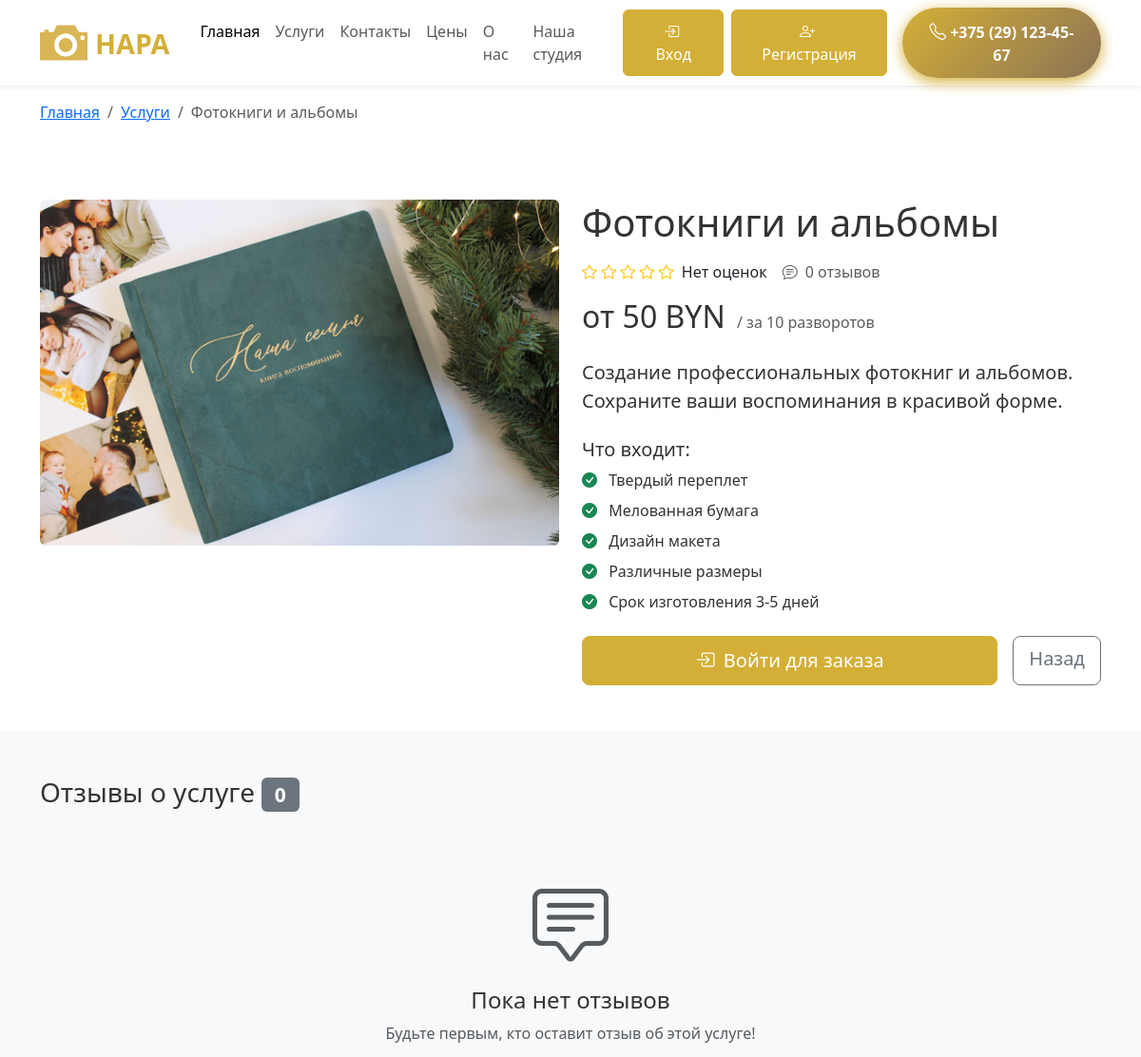
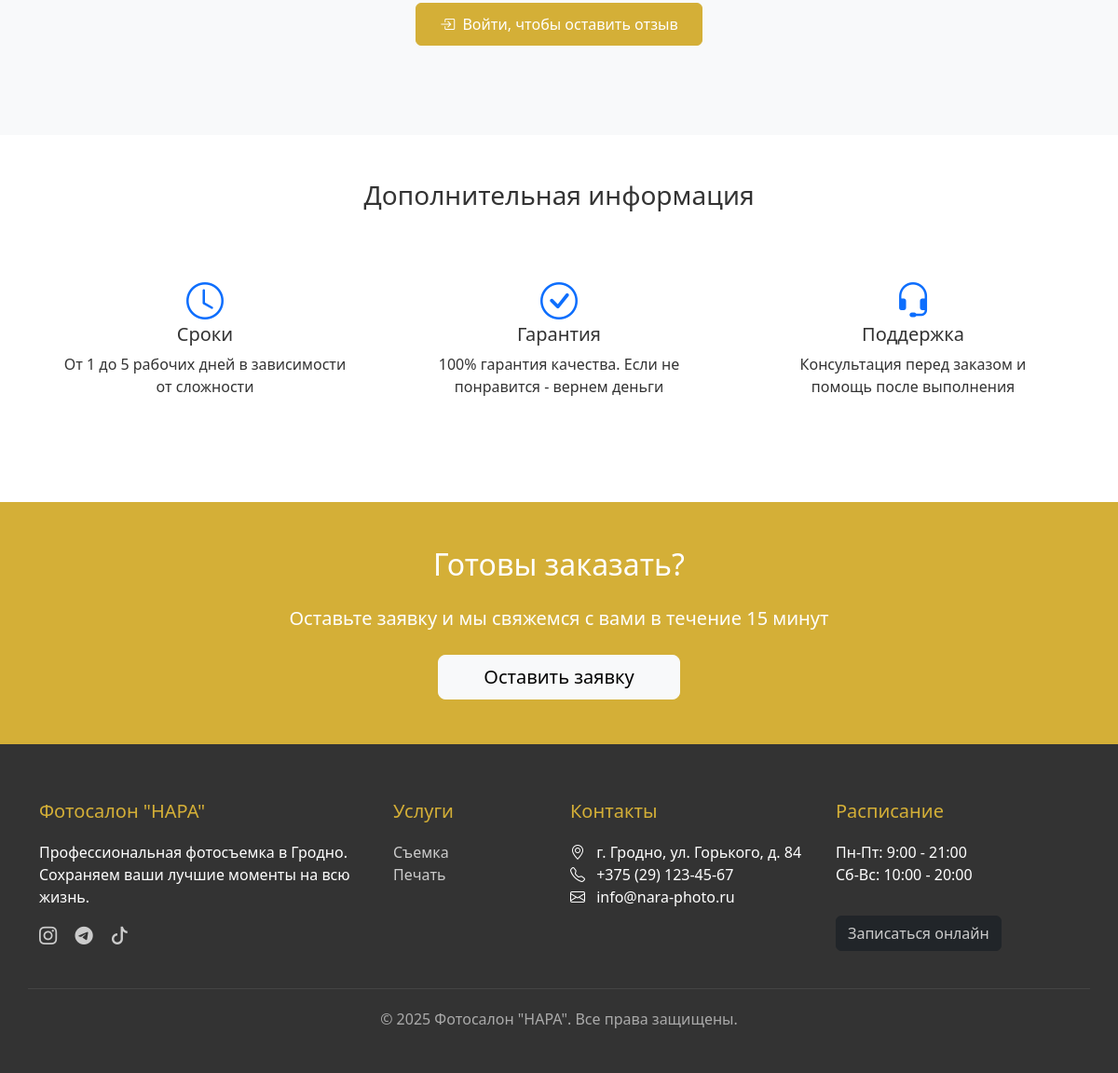
The page /service/3 on the database its author committed (2 pictures, top to bottom).
### models.py (models this page shows, shortened)
class Service(db.Model):
    __tablename__ = 'services'
    id = db.Column(db.Integer, primary_key=True)
    title = db.Column(db.String(100), nullable=False)
    category = db.Column(db.String(50), nullable=False)  # 'printing', 'photo_session', 'special_offers'
    subcategory = db.Column(db.String(50))  # Для дополнительной фильтрации
    price_from = db.Column(db.String(20))
    price_period = db.Column(db.String(50))
    image_url = db.Column(db.String(200))
    features = db.Column(db.Text)
    description = db.Column(db.Text)
    order_button_text = db.Column(db.String(50), default="Заказать")
    is_popular = db.Column(db.Boolean, default=False)
    price_value = db.Column(db.Float)  # Для сортировки по цене
    created_at = db.Column(db.DateTime, default=datetime.now)

### app.py (the view)
@app.route("/service/<int:service_id>")
def service_detail(service_id):
    service = Service.query.get_or_404(service_id)
    reviews = (
        Review.query.filter_by(service_id=service_id)
        .order_by(desc(Review.created_at))
        .all()
    )
    return render_template("service_detail.html", service=service, reviews=reviews)

### app.py (called while the page is built)
@app.context_processor
def utility_processor():
    return {'datetime': datetime}

### templates/service_detail.html (shortened to what this page needs)
{% extends 'base.html' %}
{% block main %}
<div class="container py-3">
  <nav aria-label="breadcrumb">
    <ol class="breadcrumb">
      <li class="breadcrumb-item">
        <a href="{{ url_for('index') }}">Главная</a>
      </li>
      <li class="breadcrumb-item">
        <a href="{{ url_for('price') }}">Услуги</a>
      </li>
      <li class="breadcrumb-item active">{{ service.title }}</li>
    </ol>
  </nav>
</div>
<section class="py-5">
  <div class="container">
    <div class="row">
      <div class="col-lg-6">
        <img
          src="{{ url_for('static', filename=service.image_url) }}"
          alt="{{ service.title }}"
          class="img-fluid rounded"
        />
      </div>
      <div class="col-lg-6 mt-4 mt-lg-0">
        <h1 class="mb-3">{{ service.title }}</h1>
        <div class="d-flex align-items-center mb-3">
          <div class="text-warning me-2">
            {% if reviews|length > 0 %}
              {% set avg_rating = (reviews|map(attribute='rating')|sum / reviews|length)|round(1) %}
              {% for i in range(5) %}
                {% if i < avg_rating|int %}
                  <i class="bi bi-star-fill"></i>
                {% elif i < avg_rating and avg_rating % 1 >= 0.5 %}
                  <i class="bi bi-star-half"></i>
                {% else %}
                  <i class="bi bi-star"></i>
                {% endif %}
              {% endfor %}
              <span class="text-dark ms-1">{{ avg_rating }}</span>
            {% else %}
              {% for i in range(5) %}
                <i class="bi bi-star"></i>
              {% endfor %}
              <span class="text-dark ms-1">Нет оценок</span>
            {% endif %}
          </div>
          <i class="bi bi-chat-text me-2 text-muted ms-2"></i>
          <span class="text-muted">{{ reviews|length }} отзывов</span>
        </div>
        <div class="price-display mb-4">
          <span class="h2">{{ service.price_from }}</span>
          {% if service.price_period %}
          <span class="text-muted ms-2">/ {{ service.price_period }}</span>
          {% endif %}
        </div>
        {% if service.description %}
        <p class="lead mb-4">{{ service.description }}</p>
        {% endif %}
        {% if service.features and service.features != 'None' %}
        <div class="mb-4">
          <h5>Что входит:</h5>
          <ul class="list-unstyled">
            {% for feature in service.features.split(';') %}
            <li class="mb-2">
              {% if 'cross:' in feature %}
              <i class="bi bi-x-circle text-muted me-2"></i>
              <span class="text-muted">{{ feature|replace('cross:', '') }}</span>
              {% else %}
              <i class="bi bi-check-circle-fill text-success me-2"></i>
              {{ feature }}
              {% endif %}
            </li>
            {% endfor %}
          </ul>
        </div>
        {% endif %}
        <div class="d-flex gap-3">
          {% if current_user.is_authenticated %}
          <a href="{{ url_for('create_order', service_id=service.id) }}" class="btn btn-primary-custom btn-lg flex-grow-1">
            <i class="bi bi-bag-check me-1"></i> Заказать
          </a>
          {% else %}
          <a href="{{ url_for('login') }}" class="btn btn-primary-custom btn-lg flex-grow-1">
            <i class="bi bi-box-arrow-in-right me-1"></i> Войти для заказа
          </a>
          {% endif %}
          <a href="{{ url_for('price') }}" class="btn btn-outline-secondary btn-lg">
            Назад
          </a>
        </div>
      </div>
    </div>
  </div>
</section>
<section class="py-5 {% if not current_user.is_authenticated %}bg-light{% endif %}">
  <div class="container">
    <h3 class="mb-4">
      Отзывы о услуге
      <span class="badge bg-secondary">{{ reviews|length }}</span>
    </h3>
    {% if reviews %}
    <div class="row">
      {% for review in reviews %}
      <div class="col-md-6 mb-4">
        <div class="card h-100">
          <div class="card-body">
            <div class="d-flex justify-content-between align-items-start mb-3">
              <div>
                <h6 class="card-title mb-1">
                  {{ review.user.first_name or review.user.username }} {{ review.user.last_name or '' }}
                </h6>
                <small class="text-muted">
                  {{ review.created_at.strftime('%d.%m.%Y в %H:%M') }}
                </small>
              </div>
              <div class="text-warning">
                {% for i in range(5) %}
                  {% if i < review.rating %}
                    <i class="bi bi-star-fill"></i>
                  {% else %}
                    <i class="bi bi-star"></i>
                  {% endif %}
                {% endfor %}
              </div>
            </div>
            <p class="card-text">{{ review.content }}</p>
            {% if current_user.is_authenticated and (review.user_id == current_user.id or current_user.is_admin) %}
            <div class="mt-3 pt-2 border-top text-end">
              <form method="POST" action="{{ url_for('delete_review', review_id=review.id) }}" class="d-inline" onsubmit="return confirm('Удалить отзыв?');">
                <button type="submit" class="btn btn-sm btn-outline-danger">
                  <i class="bi bi-trash me-1"></i> Удалить
                </button>
              </form>
            </div>
            {% endif %}
          </div>
        </div>
      </div>
      {% endfor %}
    </div>
    {% else %}
    <div class="text-center py-5">
      <i class="bi bi-chat-square-text display-1 text-muted"></i>
      <h4 class="mt-3">Пока нет отзывов</h4>
      <p class="text-muted">Будьте первым, кто оставит отзыв об этой услуге!</p>
      {% if not current_user.is_authenticated %}
      <a href="{{ url_for('login') }}" class="btn btn-primary-custom">
        <i class="bi bi-box-arrow-in-right me-1"></i> Войти, чтобы оставить отзыв
      </a>
      {% endif %}
    </div>
    {% endif %}
  </div>
</section>
<section class="py-5 {% if reviews %}bg-light{% endif %}">
  <div class="container">
    <h3 class="text-center mb-5">Дополнительная информация</h3>
    <div class="row">
      <div class="col-md-4 text-center mb-4">
        <div class="p-4">
          <i class="bi bi-clock display-6 text-primary mb-3"></i>
          <h5>Сроки</h5>
          <p>От 1 до 5 рабочих дней в зависимости от сложности</p>
        </div>
      </div>
      <div class="col-md-4 text-center mb-4">
        <div class="p-4">
          <i class="bi bi-check-circle display-6 text-primary mb-3"></i>
          <h5>Гарантия</h5>
          <p>100% гарантия качества. Если не понравится - вернем деньги</p>
        </div>
      </div>
      <div class="col-md-4 text-center mb-4">
        <div class="p-4">
          <i class="bi bi-headset display-6 text-primary mb-3"></i>
          <h5>Поддержка</h5>
          <p>Консультация перед заказом и помощь после выполнения</p>
        </div>
      </div>
    </div>
  </div>
</section>
<section class="py-5 bg-price text-white">
  <div class="container text-center">
    <h2 class="mb-4">Готовы заказать?</h2>
    <p class="lead mb-4">
      Оставьте заявку и мы свяжемся с вами в течение 15 минут
    </p>
    <a href="{{ url_for('index') }}#contact" class="btn btn-light btn-lg px-5">
      Оставить заявку
    </a>
  </div>
</section>
{% endblock %}

### static/css/style.css (style rules this page uses)
:root { --primary-color: #d4af37; --secondary-color: #8b7355; --dark-color: #333333; --light-color: #f8f9fa; }
body { font-family: "Segoe UI", Tahoma, Geneva, Verdana, sans-serif; color: var(--dark-color); }
.btn-primary-custom { background-color: var(--primary-color); border-color: var(--primary-color); color: white; font-weight: 500; padding: 10px 25px; }
.bg-price { background-color: var(--primary-color); border-color: var(--primary-color); }

### rows shown on the page
Service: title "Фотокниги и альбомы", image_url (picture), price_from "от 50 BYN", price_period "за 10 разворотов", description "Создание профессиональных фотокниг и альбомов. Сохраните ваши воспоминания в красивой форме."

### other values the page prints
{{ reviews|length }} "0"
{{ feature }} "Твердый переплет" "Мелованная бумага" "Дизайн макета" "Различные размеры" "Срок изготовления 3-5 дней"
